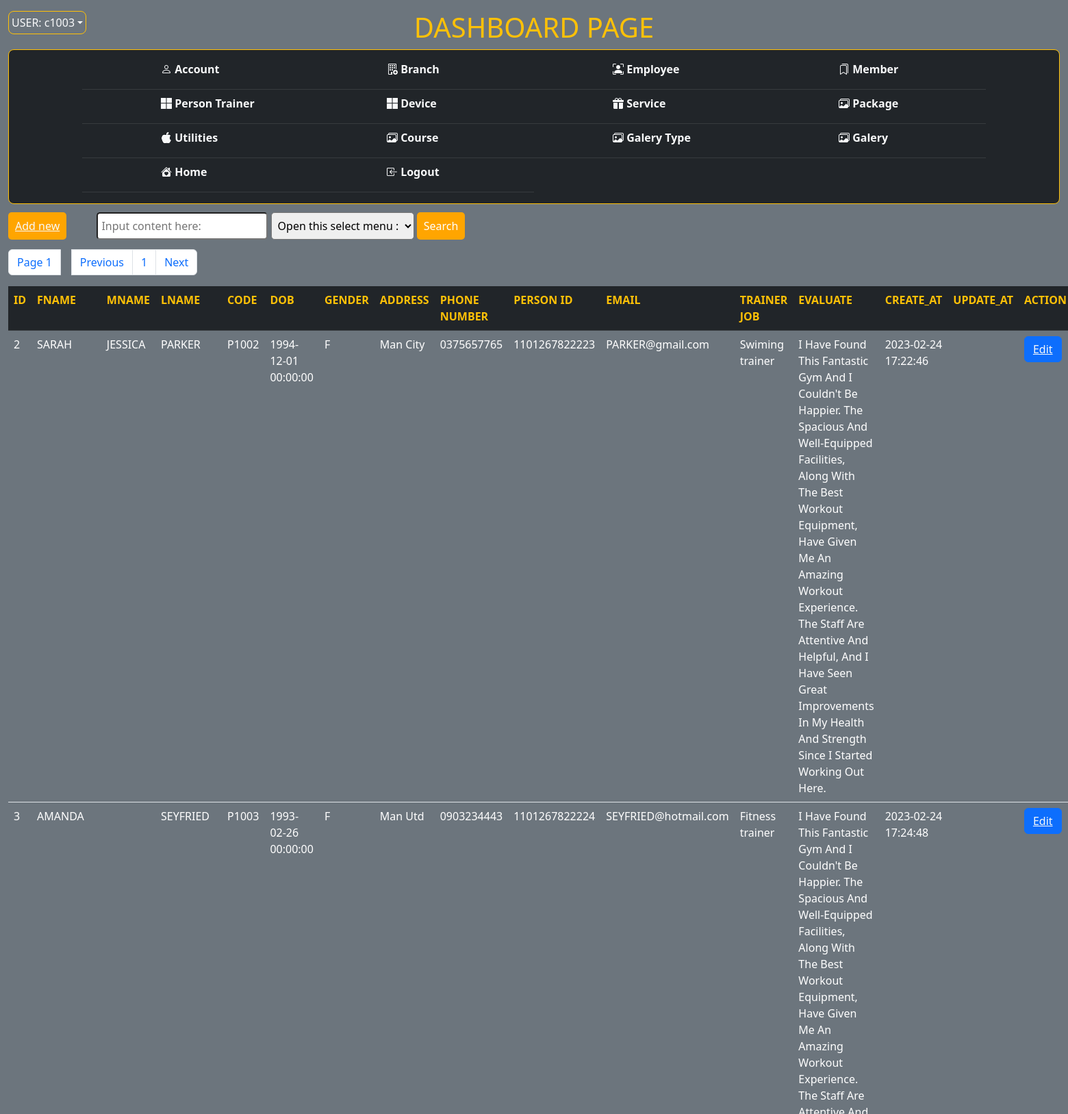
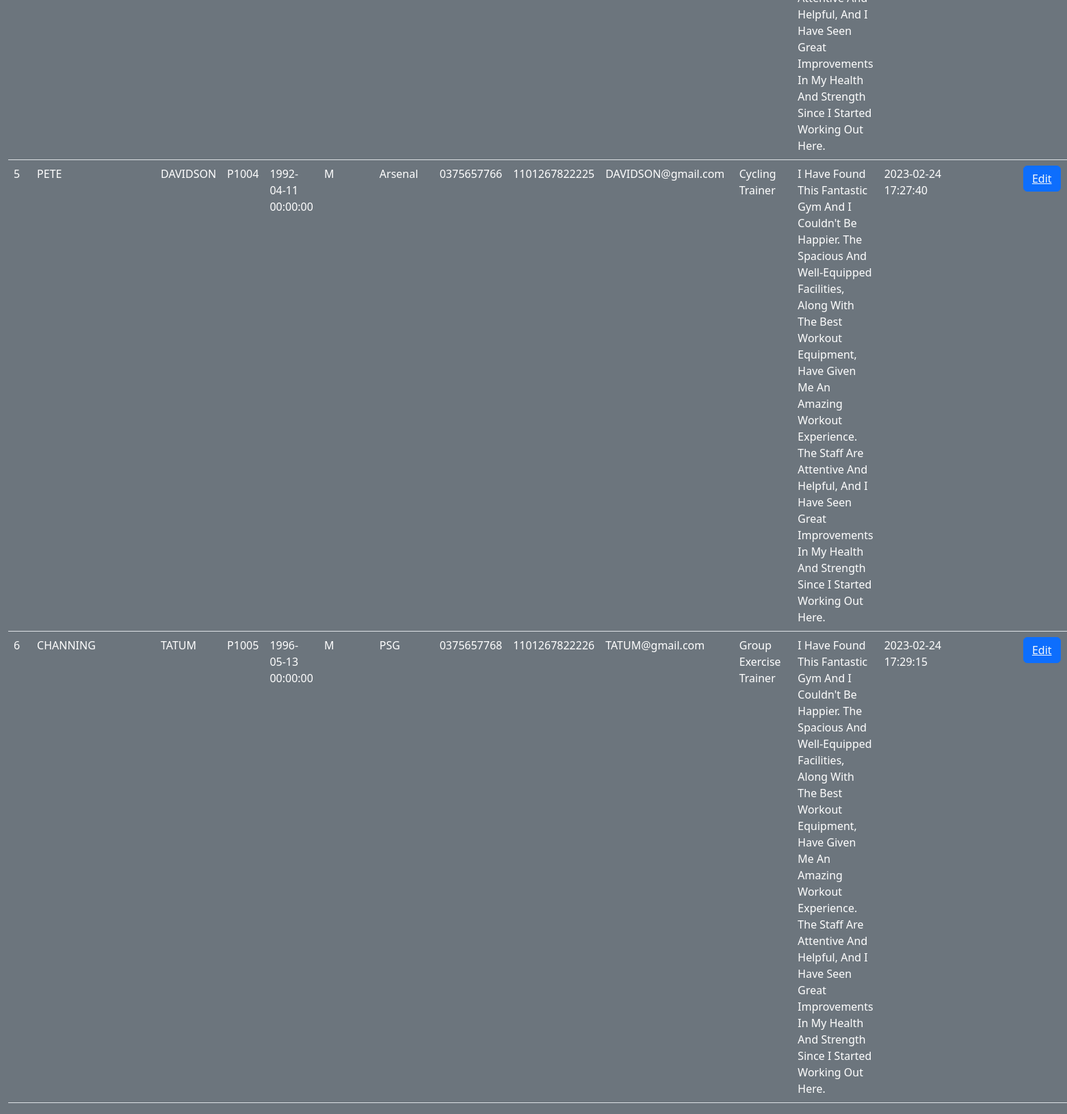
/CRUD/dashboard.php?select=person_trainer (signed in), run on the app's committed database (2 pictures, top to bottom).
### tables this page shows
CREATE TABLE person_trainer(
    person_trainer_id INT AUTO_INCREMENT NOT NULL,
    fname VARCHAR(50) NOT NULL,
    mname VARCHAR(50),
    lname VARCHAR(50) NOT NULL,
    code VARCHAR(10) NOT NULL,  
    dob DATETIME NOT NULL,
    gender VARCHAR(20) NOT NULL,
    address VARCHAR(200) NOT NULL,
    phone_number VARCHAR(15) NOT NULL,
    person_id VARCHAR(20) UNIQUE NOT NULL,
    email VARCHAR(50) UNIQUE NOT NULL,
    trainer_job VARCHAR(100),
    evaluate VARCHAR(500),
    flag INT DEFAULT 1,
    create_at DATETIME,
    update_at DATETIME,
    CONSTRAINT PK_person_trainer PRIMARY KEY (person_trainer_id)
);

### classlist.php (the view, shortened to what this page needs)
<?php
    class main {
        public $limit = 10;
        public $row_current;
        public $previous;
        public $next;
        public $page;
        public $total;
        public function total_page($table) {
            $c = new config;
            $conn = $c->connect();
            $sql = 'SELECT COUNT(*) FROM '.$table.'';
            $stmt = $conn->prepare($sql);
            $stmt->execute();
            $results = $stmt->fetchColumn();
            return ceil($results/$this->limit);
        }
        public function show_pagination($table) {
            $row_current = 1;
            echo '<ul class="pagination pt-3">
                      <li class="page-item"><a class="page-link" href="#">Page '.$this->page.'</a></li>
                      <li class="page-item ps-3"><a class="page-link" href="dashboard.php?select='.$table.'&row_current='.$this->previous.'">Previous</a></li>';
            for($s = 1;$s <= $this->total;$s++) {
                echo '<li class="page-item"><a class="page-link" href="dashboard.php?select='.$table.'&row_current='.$row_current.' ">'.$s.'</a></li>';
                $row_current += $this->limit;
            }
            echo     '<li class="page-item"><a class="page-link" href="dashboard.php?select='.$table.'&row_current='.$this->next.'">Next</a></li>
                 </ul>';
        }
        public function arr_result($table) {
            $c = new config;
            $conn = $c->connect();
            $sql = 'SELECT * FROM '.$table.' LIMIT '.$this->row_current.','.$this->limit.'';
            $stmt = $conn->prepare($sql);
            $stmt->execute();
            return $stmt->fetchAll(PDO::FETCH_ASSOC);
        }
    }
    class person_trainer extends main {
        public $person_trainer_id;
        public $fname;
        public $mname;
        public $lname;
        public $code;
        public $dob;
        public $gender;
        public $address;
        public $phone_number;
        public $person_id;
        public $email;
        public $trainer_job;
        public $evaluate;
        public function show_header() {
            echo "<tr>
                    <td class='table-dark text-warning fw-bold'>ID</td>
                    <td class='table-dark text-warning fw-bold'>FNAME</td>
                    <td class='table-dark text-warning fw-bold'>MNAME</td>
                    <td class='table-dark text-warning fw-bold'>LNAME</td>
                    <td class='table-dark text-warning fw-bold'>CODE</td>
                    <td class='table-dark text-warning fw-bold'>DOB</td>
                    <td class='table-dark text-warning fw-bold'>GENDER</td>
                    <td class='table-dark text-warning fw-bold'>ADDRESS</td>
                    <td class='table-dark text-warning fw-bold'>PHONE NUMBER</td>
                    <td class='table-dark text-warning fw-bold'>PERSON ID</td>
                    <td class='table-dark text-warning fw-bold'>EMAIL</td>
                    <td class='table-dark text-warning fw-bold'>TRAINER JOB</td>
                    <td class='table-dark text-warning fw-bold'>EVALUATE</td>
                    <td class='table-dark text-warning fw-bold'>CREATE_AT</td>
                    <td class='table-dark text-warning fw-bold'>UPDATE_AT</td>
                    <td class='table-dark text-warning fw-bold' colspan='2'>ACTION</td>
                </tr>";
        }
        public function show_item() {
            echo '<tr>
                    <td>'.$this->person_trainer_id.'</td>
                    <td>'.$this->fname.'</td>
                    <td>'.$this->mname.'</td>
                    <td>'.$this->lname.'</td>
                    <td>'.$this->code.'</td>
                    <td>'.$this->dob.'</td>
                    <td>'.$this->gender.'</td>
                    <td>'.$this->address.'</td>
                    <td>'.$this->phone_number.'</td>
                    <td>'.$this->person_id.'</td>
                    <td>'.$this->email.'</td>
                    <td>'.$this->trainer_job.'</td>
                    <td>'.$this->evaluate.'</td>
                    <td>'.$this->create_at.'</td>
                    <td>'.$this->update_at.'</td>
                    <td><button class="btn btn-primary"><a  class="text-light" href="edit.php?edit_id=person_trainer&person_trainer_id='.$this->person_trainer_id.'&fname='.$this->fname.'&mname='.$this->mname.'&code='.$this->code.'&lname='.$this->lname.'&dob='.$this->dob.'&address='.$this->address.'&phone_number='.$this->phone_number.'&person_id='.$this->person_id.'&email='.$this->email.'&trainer_job='.$this->trainer_job.'&evaluate='.$this->evaluate.' ">Edit</a></button></td>
                    <td><button class="btn btn-primary"><a  class="text-light del" href="delete.php?delete_id=person_trainer&person_trainer_id='.$this->person_trainer_id.' ">Delete</a></button></td>
                </tr>';
        }
    }
?>

### CRUD/dashboard.php (shortened to what this page needs)
<?php
    require "../classlist.php";
    $select = "";
    if(isset($_GET["select"])) {
        $select = $_GET["select"];
    }
    $search_data = NULL;
    $search_list = NULL;
?>
<!DOCTYPE html>
<html>
<head>
    <link rel="stylesheet" href="../assets/css/bootstrap.min.css">
	<link rel="stylesheet" href="https://cdn.jsdelivr.net/npm/bootstrap-icons@1.10.2/font/bootstrap-icons.css">
</head>
<body class="bg-secondary">
	<div class="dashboard container-fluid position-relative ">
		<div class="dropdown  position-absolute top-0 start-40 border border-warning rounded rounded-3">
			<a class="nav-link  table-hover dropdown-toggle p-1 text-light " href="" role="button" data-bs-toggle="dropdown" aria-expanded="false"> USER: <?php echo $_COOKIE["user_name"]  ?></a>
		</div>
		<h1 class="text-center text-warning mt-3">DASHBOARD PAGE</h1>
        <div class="menu-body bg-dark border border-warning rounded rounded-3">
            <table class="table table-dark home-menu container-lg mt-2">
                <tr>
                    <td class="text-start align-middle mmm"><div class="dblink" ><a class="fw-bold text-light open text-decoration-none"  href="dashboard.php?select=role" ><i class="bi bi-person"></i>  Account</a></div></td>
                    <td class="text-start align-middle mmm"><div class="dblink" ><a class="fw-bold text-light open text-decoration-none"  href="dashboard.php?select=branch" ><i class="bi bi-building-add"></i>  Branch</a></div></td>
                    <td class="text-start align-middle mmm"><div class="dblink" ><a class="fw-bold text-light open text-decoration-none"  href="dashboard.php?select=employee" ><i class="bi bi-person-bounding-box"></i>  Employee</a></div></td>
                    <td class="text-start align-middle mmm"><div class="dblink" ><a class="fw-bold text-light open text-decoration-none"  href="dashboard.php?select=member" ><i class="bi bi-bookmarks"></i>  Member</a></div></td>
                </tr>
                <tr>
                    <td class="text-start align-middle mmm"><div class="dblink" ><a class="fw-bold text-light open text-decoration-none"  href="dashboard.php?select=person_trainer" ><i class="bi bi-microsoft"></i>  Person Trainer</a></div></td>
                    <td class="text-start align-middle mmm"><div class="dblink" ><a class="fw-bold text-light open text-decoration-none"  href="dashboard.php?select=device" ><i class="bi bi-microsoft"></i>  Device</a></div></td>
                    <td class="text-start align-middle mmm"><div class="dblink" ><a class="fw-bold text-light open text-decoration-none"  href="dashboard.php?select=service"><i class="bi bi-gift-fill"></i>  Service</a></div></td>
                    <td class="text-start align-middle mmm"><div class="dblink" ><a class="fw-bold text-light open text-decoration-none"  href="dashboard.php?select=package" ><i class="bi bi-images"></i>  Package</a></div></td>
                </tr>
                <tr>
                    <td class="text-start align-middle mmm"><div class="dblink" ><a class="fw-bold text-light open text-decoration-none"  href="dashboard.php?select=utilities" ><i class="bi bi-apple"></i>  Utilities</a></div></td>
                    <td class="text-start align-middle mmm"><div class="dblink" ><a class="fw-bold text-light open text-decoration-none"  href="dashboard.php?select=course" ><i class="bi bi-images"></i>  Course</a></div></td>
                    <td class="text-start align-middle mmm"><div class="dblink" ><a class="fw-bold text-light open text-decoration-none"  href="dashboard.php?select=galery_type" ><i class="bi bi-images"></i>  Galery Type</a></div></td>
                    <td class="text-start align-middle mmm"><div class="dblink" ><a class="fw-bold text-light open text-decoration-none"  href="dashboard.php?select=galery" ><i class="bi bi-images"></i>  Galery</a></div></td>
                </tr>
                <tr>
                    <td class="text-start align-middle mmm"><div class="dblink" ><a class="fw-bold text-light open text-decoration-none"  href="../index.php"><i class="bi bi-house-heart-fill"></i>  Home</a></div></td>
                    <td class="text-start align-middle mmm"><div class="dblink" ><a class="fw-bold text-light open text-decoration-none"  href="../logout.php"><i class="bi bi-box-arrow-in-left"></i>  Logout</a></div></td>
                </tr>
            </table>
        </div>
        <div class="">
            <form action="" method="GET" class="search-bar <?php if($select == "") {echo "d-none";} else {echo "d-block";}  ?>">
                <button class="btn-search <?php if($select == "member") echo "d-none"  ?>"><a class="text-light" href="addnew.php?select=<?php  echo $select ?>">Add new</a></button>
                <input type="text" id="search-box" name="search_data" placeholder="Input content here:">
                <select name="search_list" id="search_list">
                    <option selected disabled>Open this select menu :</option>
                </select>
                <button type="submit" class="btn-search" value="send" name="search">Search</button>
            </form>
        </div>
         <table class="table table-result mt-2">
            <?php
                    switch($select) {
                        case "person_trainer":
                            $p = new person_trainer;
                            $p->show_header();
                            $p->total = $p->total_page("person_trainer");
                            if(isset($_GET["row_current"])) {
                                $p->row_current = $_GET["row_current"];
                            } else {
                                $p->row_current = 1;
                            };
                            $p->page = ceil($p->row_current/$p->limit);
                            if($p->row_current < $p->limit) {
                                $p->previous = 1;
                            } else {
                                $p->previous = $p->row_current - $p->limit;
                            };
                            $p->show_pagination("person_trainer");
                            if($search_data == NULL && $search_list == NULL) {
                                $results = $p->arr_result("person_trainer");
                                }
                            foreach($results as $row) {
                                $p->flag = $row["flag"];
                                if($p->flag == 1) {
                                    $p->person_trainer_id = $row["person_trainer_id"];
                                    $p->fname = $row["fname"];
                                    $p->mname = $row["mname"];
                                    $p->lname = $row["lname"];
                                    $p->code = $row["code"];
                                    $p->dob = $row["dob"];
                                    $p->gender = $row["gender"];
                                    $p->address = $row["address"];
                                    $p->phone_number = $row["phone_number"];
                                    $p->person_id = $row["person_id"];
                                    $p->email = $row["email"];
                                    $p->trainer_job = $row["trainer_job"];
                                    $p->evaluate = $row["evaluate"];
                                    $p->create_at = $row["create_at"];
                                    $p->update_at = $row["update_at"];
                                    $p->show_item();
                                }
                            }
                            break;
                    }
            ?>
        </table>
    </div>
</body>
</html>

### CRUD/dashboard.php (style rules this page uses)
body { position: relative; z-index: 0; }
.dashboard { min-width: 1200px; }
.menu-body { width: 100%; }
.mmm { min-width: 25%; display: inline-block; height: 50px; }
.mmm .dblink { width: 150px; margin-left: calc(50% - 50px); }
.table-result td { color: white; }
.search-bar { width: 100%; height: 40px; margin-top: 10px; }
#search-box { width: 250px; margin-left: 40px; height: 100%; padding: 0 5px; border-radius: 5px; margin-top: 2px; }
#search_list { height: 100%; padding: 0 5px; border-radius: 5px; }
.btn-search { height: 100%; padding: 0 10px; border: none; border-radius: 5px; background-color: orange; color: white; }
.pagination { padding-left: 0 !important; }

### data on the page
person_trainer: person_trainer_id "2", fname "SARAH", mname "JESSICA", lname "PARKER", code "P1002", dob "1994-12-01 00:00:00", gender "F", address "Man City", phone_number "0375657765", person "1101267822223", email "PARKER@gmail.com", trainer_job "Swiming trainer", evaluate "I Have Found This Fantastic Gym And I Couldn't Be Happier. The Spacious And Well-Equipped Facilities, Along With The Best Workout Equipment, Have Given Me An Amazing Workout Experience. The Staff Are Attentive And Helpful, And I Have Seen Great Improvements In My Health And Strength Since I Started Working Out Here.", create_at "2023-02-24 17:22:46"
person_trainer: person_trainer_id "3", fname "AMANDA", lname "SEYFRIED", code "P1003", dob "1993-02-26 00:00:00", gender "F", address "Man Utd", phone_number "0903234443", person "1101267822224", email "SEYFRIED@hotmail.com", trainer_job "Fitness trainer", evaluate "I Have Found This Fantastic Gym And I Couldn't Be Happier. The Spacious And Well-Equipped Facilities, Along With The Best Workout Equipment, Have Given Me An Amazing Workout Experience. The Staff Are Attentive And Helpful, And I Have Seen Great Improvements In My Health And Strength Since I Started Working Out Here.", create_at "2023-02-24 17:24:48"
person_trainer: person_trainer_id "5", fname "PETE", lname "DAVIDSON", code "P1004", dob "1992-04-11 00:00:00", gender "M", address "Arsenal", phone_number "0375657766", person "1101267822225", email "DAVIDSON@gmail.com", trainer_job "Cycling Trainer", evaluate "I Have Found This Fantastic Gym And I Couldn't Be Happier. The Spacious And Well-Equipped Facilities, Along With The Best Workout Equipment, Have Given Me An Amazing Workout Experience. The Staff Are Attentive And Helpful, And I Have Seen Great Improvements In My Health And Strength Since I Started Working Out Here.", create_at "2023-02-24 17:27:40"
person_trainer: person_trainer_id "6", fname "CHANNING", lname "TATUM", code "P1005", dob "1996-05-13 00:00:00", gender "M", address "PSG", phone_number "0375657768", person "1101267822226", email "TATUM@gmail.com", trainer_job "Group Exercise Trainer", evaluate "I Have Found This Fantastic Gym And I Couldn't Be Happier. The Spacious And Well-Equipped Facilities, Along With The Best Workout Equipment, Have Given Me An Amazing Workout Experience. The Staff Are Attentive And Helpful, And I Have Seen Great Improvements In My Health And Strength Since I Started Working Out Here.", create_at "2023-02-24 17:29:15"

### other printed values
$_COOKIE["user_name"] "c1003"
$this->page "1"
